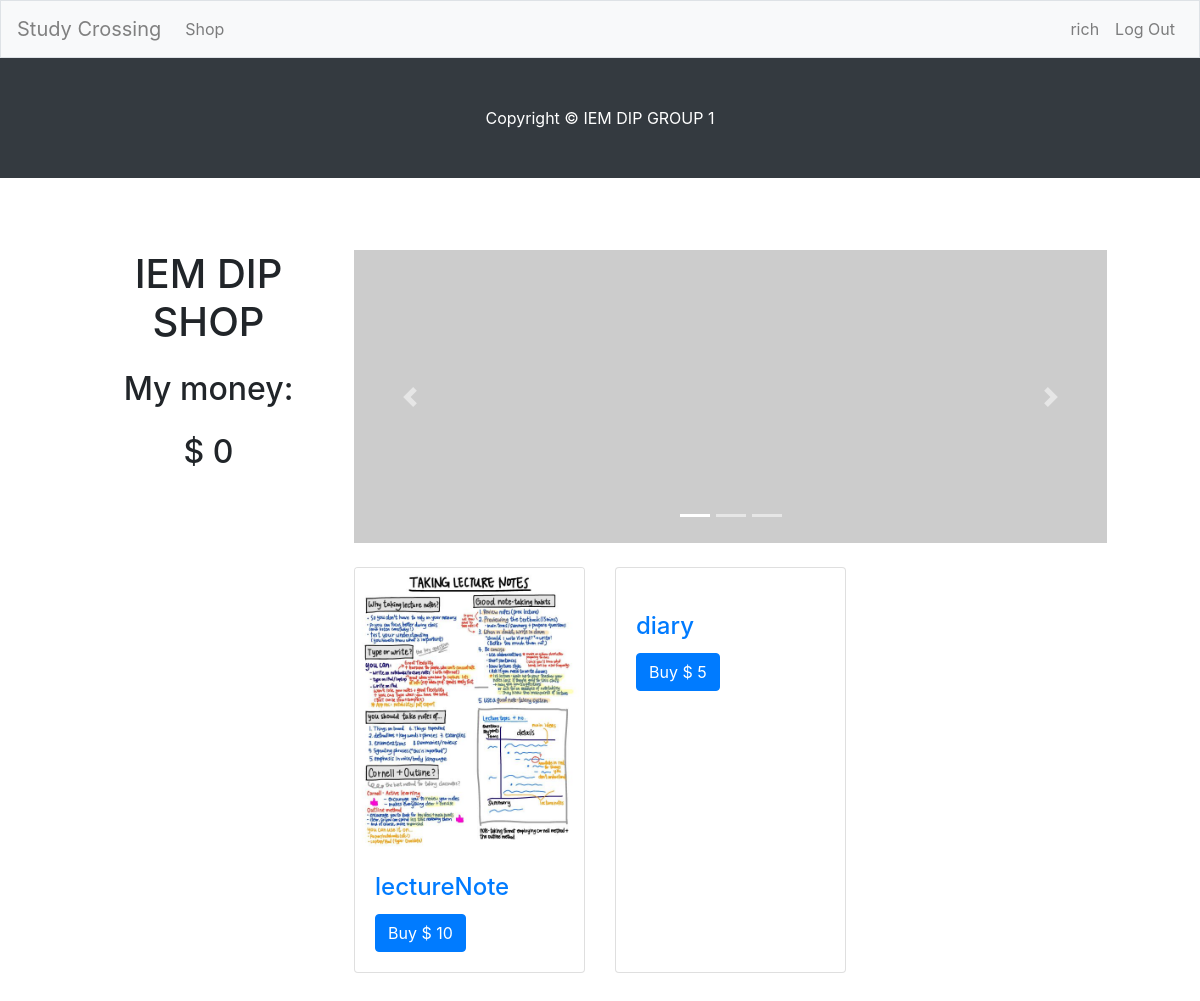
Before: /shop (signed in) with the older database file.
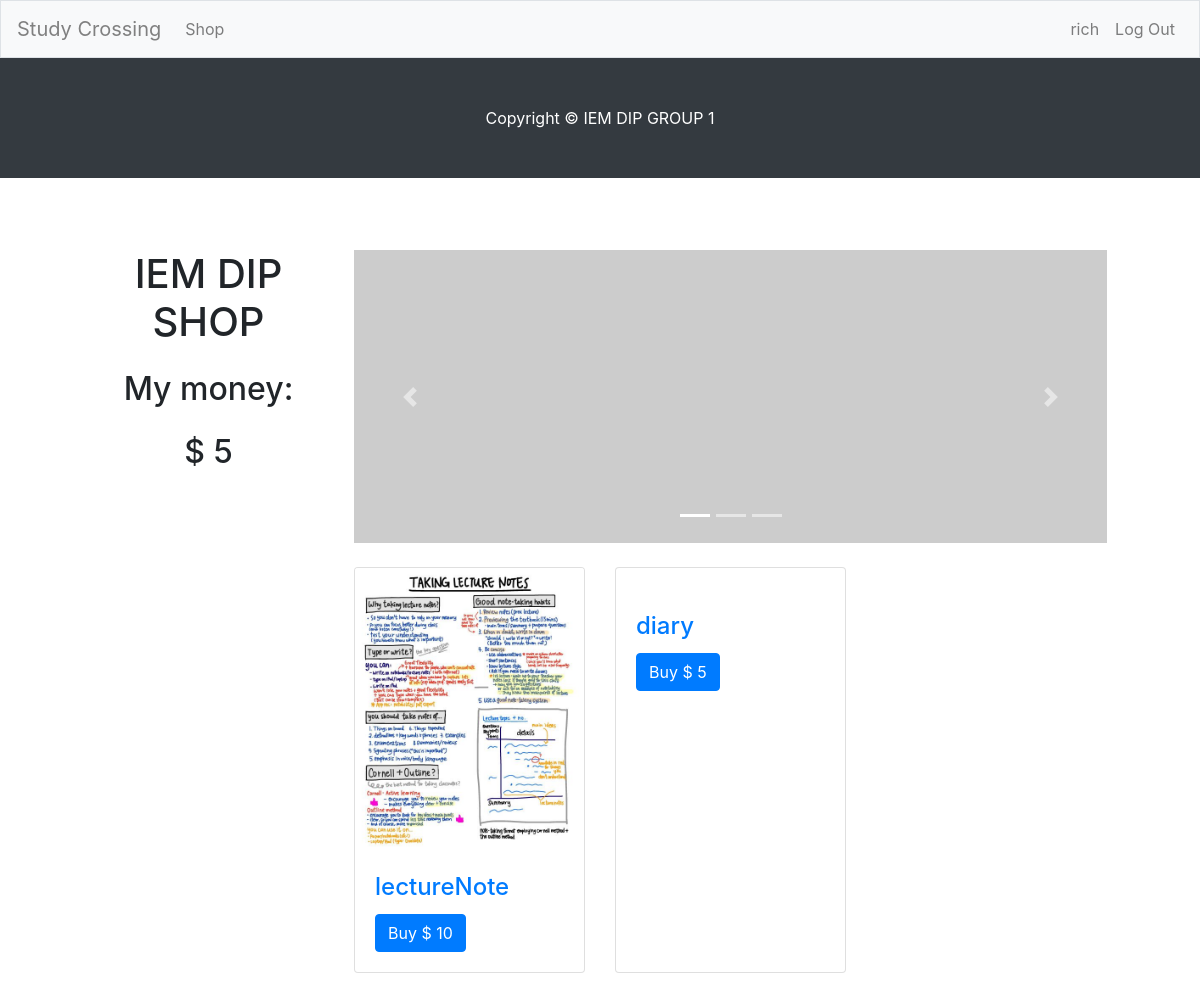
After: the same page with the newer database file.
### tables this page shows
CREATE TABLE Players (
      playerId INTEGER PRIMARY KEY AUTOINCREMENT,
      username TEXT UNIQUE NOT NULL,
      password TEXT NOT NULL,
      currency INTEGER DEFAULT 0,
      roomName TEXT DEFAULT classroom
    );

CREATE TABLE ShopItem (
        shopItemId INTEGER PRIMARY KEY AUTOINCREMENT,
        itemName TEXT UNIQUE NOT NULL,
        itemPrice INTEGER DEFAULT 0
    );

### app.py (the view, shortened to what this page needs)
@app.route("/shop", methods=["GET", "POST"])
def shop():
    currentPlayer = session["player_id"]
    if request.method == "GET":
        shopItems = cursor.execute("SELECT * FROM ShopItem").fetchall()
        if shopItems:
            print(shopItems)
        currency = cursor.execute("SELECT * FROM Players WHERE playerId=?", [currentPlayer]).fetchone()
        return render_template("shop.html", shopItems=shopItems, currency=currency)

### templates/shop.html (shortened to what this page needs)
{% extends "layout.html" %}
{% block body %}
    <div class="container">
        <div class="row">
            <div class="col-lg-3">
                <h1 class="my-4">IEM DIP SHOP</h1>
                <h2 class="my-4">My money: </h2>
                <h2>$ {{ currency[3] }}</h2>
            </div>
            <div class="col-lg-9">
                <div id="carouselExampleIndicators" class="carousel slide my-4" data-ride="carousel">
                    <ol class="carousel-indicators">
                        <li data-target="#carouselExampleIndicators" data-slide-to="0" class="active"></li>
                        <li data-target="#carouselExampleIndicators" data-slide-to="1"></li>
                        <li data-target="#carouselExampleIndicators" data-slide-to="2"></li>
                    </ol>
                    <div class="carousel-inner" role="listbox">
                        <div class="carousel-item active">
                            <img class="d-block img-fluid" src="http://placehold.it/900x350" alt="First slide">
                        </div>
                    </div>
                    <a class="carousel-control-prev" href="#carouselExampleIndicators" role="button" data-slide="prev">
                        <span class="carousel-control-prev-icon" aria-hidden="true"></span>
                    </a>
                    <a class="carousel-control-next" href="#carouselExampleIndicators" role="button" data-slide="next">
                        <span class="carousel-control-next-icon" aria-hidden="true"></span>
                    </a>
                </div>
                <div class="row">
                    {% for shopItem in shopItems %}
                        <div class="col-lg-4 col-md-6 mb-4">
                            <div class="card h-100">
                                <a href="#"><img class="card-img-top" src="./static/img/{{ shopItem[1] }}.jpg"
                                                 alt=""></a>
                                <div class="card-body">
                                    <h4 class="card-title">
                                        <a href="#">{{ shopItem[1] }}</a>
                                    </h4>
                                    <form action="/shop" method="post">
                                        <button name="buy" class="btn btn-primary" type="submit" value={{ shopItem[2] }}>Buy $ {{ shopItem[2] }}</button>
                                    </form>
                                </div>
                            </div>
                        </div>
                    {% endfor %}
                </div>
            </div>
        </div>
    </div>
{% endblock %}

### templates/layout.html (shortened to what this page needs)
<!DOCTYPE html>
<html lang="en">
    <head>
    <link rel="stylesheet" href="https://stackpath.bootstrapcdn.com/bootstrap/4.1.3/css/bootstrap.min.css"
>
    <link rel="stylesheet" href="../static/style.css">
    </head>
    <body>
        <nav class="navbar navbar-expand-lg navbar-light bg-light border">
            <a class="navbar-brand" style="color:gray" href="/">
                Study Crossing
            </a>
            <div class="navbar-collapse collapse" id="navbarNavDropdown">
                {% if session.player_id %}
                    <ul class="navbar-nav mr-auto">
                        <li class="nav-item"><a class="nav-link" href="/shop">Shop</a></li>
                    </ul>
                    <ul class="navbar-nav ml-auto">
                        <li class="nav-item"><a class="nav-link" href="#">{{ session.player_username }}</a></li>
                        <li class="nav-item"><a class="nav-link" href="/logout">Log Out</a></li>
                    </ul>
                {% else %}
                    <ul class="navbar-nav ml-auto">
                        <li class="nav-item"><a class="nav-link" href="/register">Register</a></li>
                        <li class="nav-item"><a class="nav-link" href="/login">Login</a></li>
                    </ul>
                {% endif %}
            </div>
        </nav>
        <main class="container p-5">
            {% block body %}
            {% endblock %}
        </main>
      <footer class="py-5 bg-dark footer">
        <div class="container">
          <p class="m-0 text-center text-white">Copyright &copy; IEM DIP GROUP 1</p>
        </div>
      </footer>
    </body>
</html>

### static/style.css (style rules this page uses)
html { height: 100%; }
body { min-height: 100%; display: grid; grid-template-rows: 1fr auto; }
.card-body { text-align: start; }
main { overflow-x: auto; text-align: center; }
.footer { grid-row-start: 2; grid-row-end: 3; }
* { box-sizing: border-box; }

Changed rows visible on the page:
changed Players "rich": currency "0" → "5"
